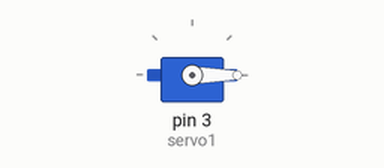
A sketch run on a simulated Arduino Uno, built with avr-gcc and run on an emulated ATmega328P. Shown: servo.

Above: at 0.05 s.
At 4.5 s:
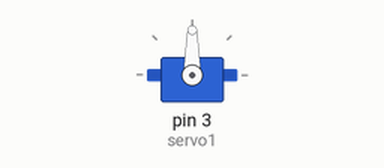
At 9.0 s:
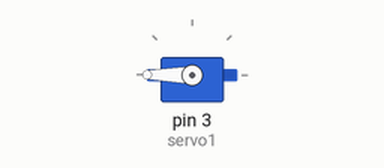
Timing chart, 0 to 11.7 s (numbered marks = the images above):
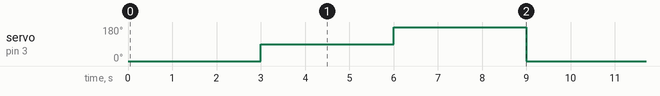

Measured:
- by itself, servo on pin 3 (servo1): repeats every 9.0 s: 180° 3.0 s, 0° 3.0 s, 90° 3.0 s

The sketch:

servo_motor.ino
```cpp
#include <Servo.h>

Servo servo1;


void setup() {
  servo1.attach(3);

}

void loop() {
  servo1.write(0);
  delay(3000);

  servo1.write(90);
  delay(3000);

  servo1.write(180);
  delay(3000);
}
```
